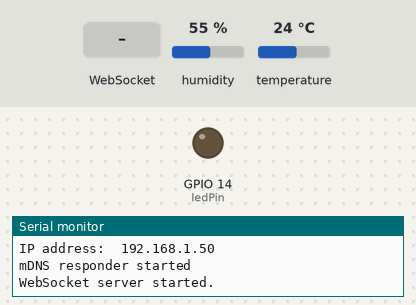
The sketch below on a simulated ESP8266 (NodeMCU). On the bench: output pins drawn as LEDs (lit = HIGH), the last lines printed to the serial monitor. The test bench sets the inputs (shaded band); at power-on: humidity 55 %, temperature 24 °C. WiFi joins after 1.5 s; servers stay silent unless stated.

Above: at 2.7 s.
2.8 s: WebSocket text "90" received
At 3.8 s:
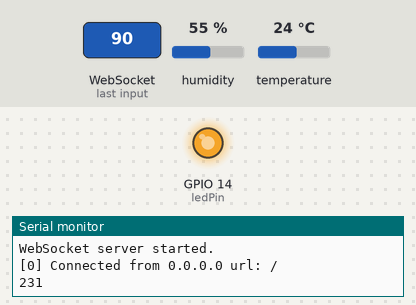
4.3 s: WebSocket text "5" received
At 5.0 s:
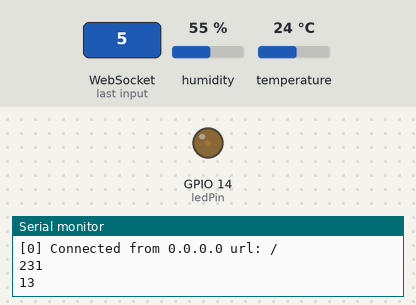
Timing chart, 0 to 7.3 s (numbered marks = the images above; inputs shaded):
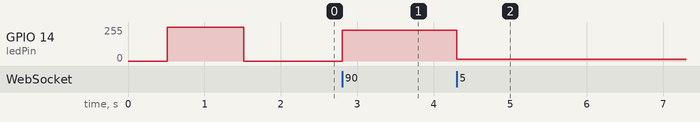

Measured:
- after the input at 2.8 s, GPIO 14 (ledPin): 0/255 → 231/255 at once
- after the input at 4.3 s, GPIO 14 (ledPin): 231/255 → 13/255 at once

The sketch:

safehouse_water_updated.ino.ino
```cpp
#include <WebSocketsServer.h>

#include <ESP8266WiFi.h>
#include <WiFiClient.h>
#include <ESP8266mDNS.h>

#include <DHT.h>

#ifndef STASSID
#define STASSID "Safehouse_ESP" // The SSID (name) of the Wi-Fi network you want to connect to
#define STAPSK  "Safehouse"     // The password of the Wi-Fi network
#endif

#define DATA_PIN 2
#define DHTTYPE DHT22

const char* ssid = STASSID;
const char* password = STAPSK;

WebSocketsServer webSocket(81);    // create a websocket server on port 81

long previousMillis = 0;                // Timer to get rid of delay, will store the last time something was updated
const int ledPin = 14;
int ledState = LOW;             // ledState used to set the LED

int chk;
float hum;  //Stores humidity value
float temp; //Stores temperature value

DHT dht(DATA_PIN, DHTTYPE);

void wifiInitializer(){
  WiFi.mode(WIFI_STA);          // Put Wifi chip in station mode
  WiFi.begin(ssid, password);   // Connect to the network
  Serial.println("");
  Serial.print("Connecting to ");
  Serial.print(ssid); Serial.println(" ...");

  int i = 0;                    // Wifi connection waiting counter

  while (WiFi.status() != WL_CONNECTED) { // Wait for the Wi-Fi to connect
    delay(500);
    // if the LED is off turn it on and vice-versa:

    unsigned long currentMillis = millis();

//  Delay of 1s between each count
    if(currentMillis - previousMillis > 500) {
      if (ledState == LOW)
        ledState = HIGH;
      else
        ledState = LOW;

      previousMillis = currentMillis;     // Update the timer
      Serial.print(++i); Serial.print(" ");
      digitalWrite(ledPin, ledState);
    }
  }

  digitalWrite(ledPin, LOW);

  Serial.println("\n");
  Serial.println("Connection established!");
  Serial.print("IP address:\t");
  Serial.println(WiFi.localIP());         // Send the IP address of the ESP8266 to the computer
}

void mDnsInitializer(){
  if (!MDNS.begin("water")) {             // Start the mDNS responder for water.local
    Serial.println("Error setting up MDNS responder!");
  }
  Serial.println("mDNS responder started");

  // Add service to MDNS
  MDNS.addService("http", "tcp", 80);
  MDNS.addService("ws", "tcp", 81);
}

void websocketServerInitializer(){
  webSocket.begin();                          // start the websocket server
  webSocket.onEvent(webSocketEvent);          // if there's an incomming websocket message, go to function 'webSocketEvent'
  Serial.println("WebSocket server started.");
}

void setup() {

  pinMode(ledPin, OUTPUT); // external LED test

  Serial.begin(115200);         // Start the Serial communication to send messages to the computer
  delay(10);
  Serial.println('\n');

  wifiInitializer();

  mDnsInitializer();

  websocketServerInitializer();

  dht.begin();
}

void webSocketEvent(uint8_t num, WStype_t type, uint8_t *payload, size_t lenght){
  switch(type){
    case WStype_DISCONNECTED:
      Serial.printf("[%u] Disconnected!\n", num);
      break;

    case WStype_CONNECTED:{
      IPAddress ip = webSocket.remoteIP(num);
      Serial.printf("[%u] Connected from %d.%d.%d.%d url: %s\n", num, ip[0], ip[1], ip[2], ip[3], payload);
    }
      break;

    case WStype_TEXT:{
      String _payload = String((char *) &payload[0]);
      String idLed = (_payload.substring(0,4));
      String intensity = (_payload.substring(_payload.indexOf(":")+1,_payload.length()));
      int intLed = intensity.toInt();

      updateLed (idLed, intLed);
      }
      break;
  }
}

void updateLed(String idLed, int intLed){
  int valPWM = map(intLed, 0, 99, 0, 254);

  if(valPWM != 0){
    sendMessageToHub(String(valPWM));
    Serial.println(valPWM);
  }

  analogWrite(ledPin, valPWM);
}

void sendMessageToHub(String message){
//  delay(1000);
  webSocket.broadcastTXT(message);
}

void loop() {
  MDNS.update();
  webSocket.loop();

  hum = dht.readHumidity();
  temp= dht.readTemperature();

  String tempStr = "Temperature: " + String(temp) + "C";

  sendMessageToHub(String(temp));
}
```
